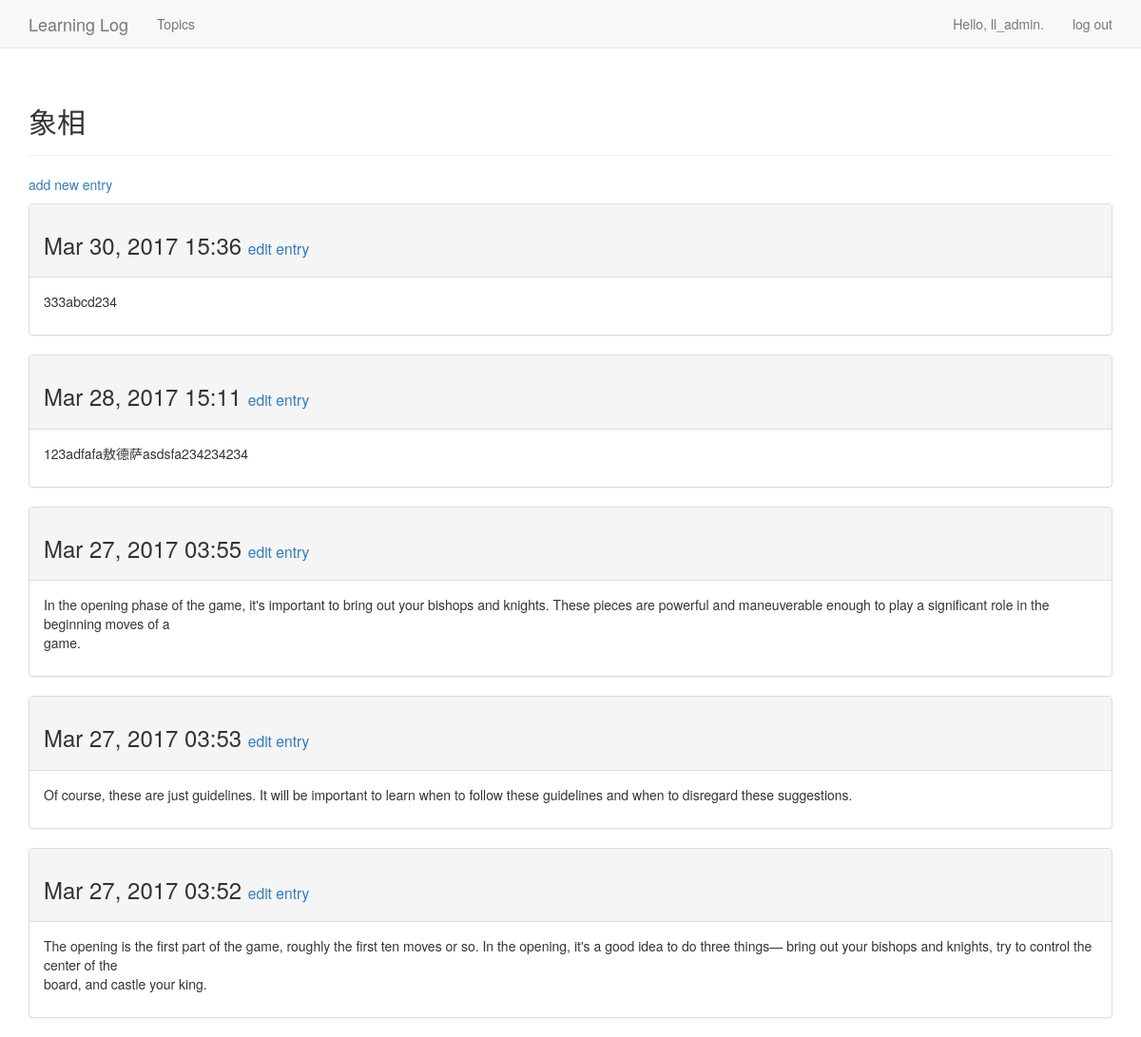
Page /topics/4/ (signed in) on the committed database.
### learning_logs/models.py (models this page shows, shortened)
class Topic(models.Model):
	text = models.CharField(max_length=200)
	date_added = models.DateTimeField(auto_now_add=True)
	owner = models.ForeignKey(User)
	def __str__(self):
		return self.text

class Entry(models.Model):
	topic = models.ForeignKey(Topic)
	text = models.TextField()
	date_added = models.DateTimeField(auto_now_add=True)
	class Meta:
		verbose_name_plural = 'entries'

### learning_logs/views.py (the view)
# urls.py: url(r'^topics/(?P<topic_id>\d+)/$', views.topic,name='topic'),
@login_required
def topic(request, topic_id):
	topic = Topic.objects.get(id=topic_id)
	if topic.owner != request.user:
		raise Http404
	entries = topic.entry_set.order_by('-date_added')
	context = {'topic':topic, 'entries':entries}
	return render(request, 'learning_logs/topic.html', context)

### learning_logs/templates/learning_logs/topic.html
{% extends 'learning_logs/base.html' %}
{% block header %}
  <h2>{{topic}}</h2>
{% endblock header %}
{% block content %}
  <p>
	<a href="{% url 'learning_logs:new_entry' topic.id %}">add new entry</a>
  </p>
  {% for entry in entries %}
    <div class="panel panel-default">
	  <div class="panel-heading">
		<h3>
		  {{ entry.date_added|date:'M d, Y H:i' }}
		  <small>
			<a href="{% url 'learning_logs:edit_entry' entry.id %}">edit entry</a>
		  </small>
		</h3>
	  </div>
	  <div class="panel-body">
		{{ entry.text|linebreaks }}
	  </div>
    </div>
  {% empty %}
    There are no entries for this topic yet.
  {% endfor %}
{% endblock content %}

### learning_logs/templates/learning_logs/base.html (shortened to what this page needs)
{% load bootstrap3 %}
<!DOCTYPE html>
<html lang="en">
  <head>
	{% bootstrap_css %}
  </head>
  <body>
	<nav class="navbar navbar-default navbar-static-top">
	  <div class="container">
		<div class="navbar-header">
		  <a class="navbar-brand" href="{% url 'learning_logs:index' %}">Learning Log</a>
		</div>
		<div id="navbar" class="navbar-collapse collapse">
		  <ul class="nav navbar-nav">
			<li><a href="{% url 'learning_logs:topics' %}">Topics</a></li>
		  </ul>
		  <ul class="nav navbar-nav navbar-right">
		    {% if user.is_authenticated %}
			  <li><a>Hello, {{ user.username }}.</a></li>
			  <li><a href="{% url 'users:logout' %}">log out</a></li>
			{% else %}
			  <li><a href="{% url 'users:register' %}">register</a></li>
			  <li><a href="{% url 'users:login' %}">log in</a></li>
			{% endif %}
		  </ul>
		</div>
	  </div>
	</nav>
	<div class="container">
	  <div class="page-header">
		{% block header %}{% endblock header %}
	  </div>
	  <div>
		{% block content %}{% endblock content %}
	  </div>
	</div>
  </body>
</html>

### rows in the picture
Topic: text "象相"
Entry: date_added "Mar 30, 2017 15:36", text "333abcd234"
Entry: date_added "Mar 28, 2017 15:11", text "123adfafa敖德萨asdsfa234234234"
Entry: date_added "Mar 27, 2017 03:55", text "In the opening phase of the game, it's important to bring out your bishops and knights. These pieces are powerful and maneuverable enough to play a significant role in the beginning moves of a game."
Entry: date_added "Mar 27, 2017 03:53", text "Of course, these are just guidelines. It will be important to learn when to follow these guidelines and when to disregard these suggestions."
Entry: date_added "Mar 27, 2017 03:52", text "The opening is the first part of the game, roughly the first ten moves or so. In the opening, it's a good idea to do three things— bring out your bishops and knights, try to control the center of the board, and castle your king."

### other values in the picture
{{ user.username }} "ll_admin"
